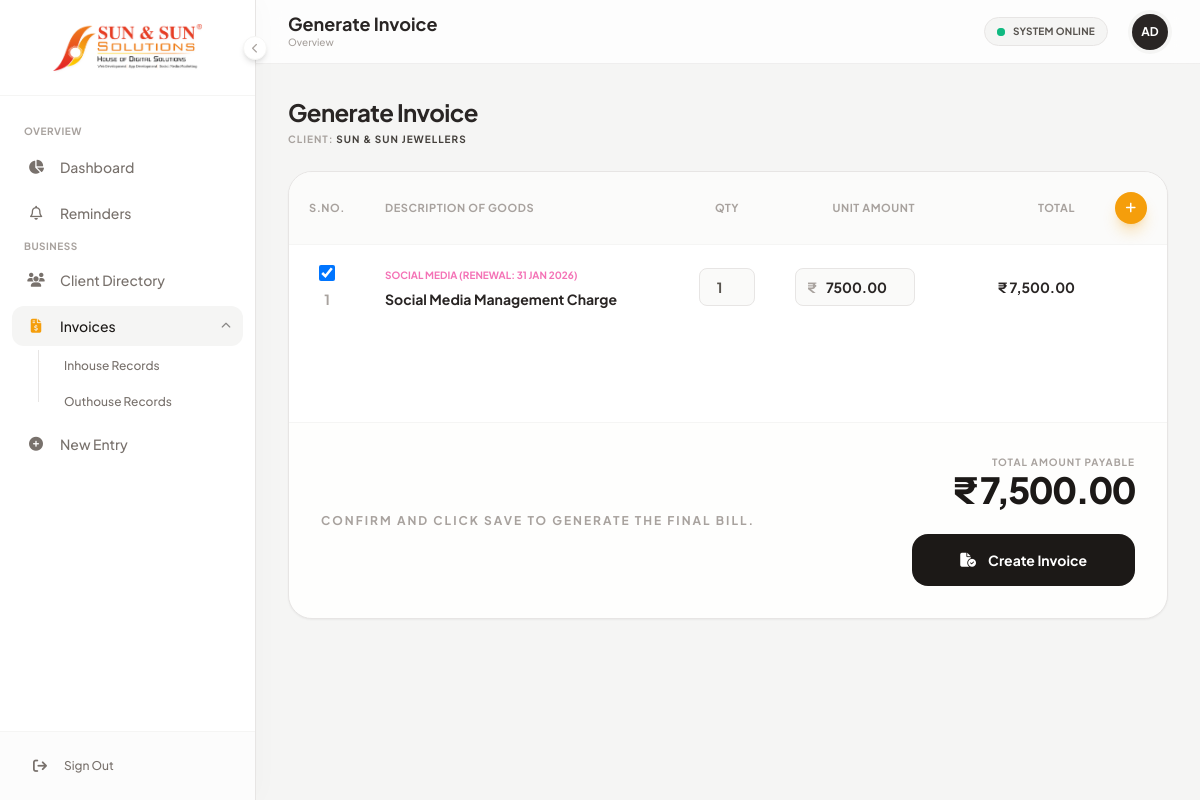
Screenshot of /modules/invoices/generate_invoice.php?client_id=1 (signed in) with the database file from the repository.
### tables this page shows
CREATE TABLE `clients` (
  `client_id` int(11) NOT NULL,
  `client_name` varchar(150) DEFAULT NULL,
  `address` text DEFAULT NULL,
  `contact_number` varchar(20) DEFAULT NULL,
  `alt_contact_number` varchar(20) DEFAULT NULL,
  `client_origin` enum('INHOUSE','OUTHOUSE') DEFAULT 'INHOUSE',
  `created_at` timestamp NOT NULL DEFAULT current_timestamp()
);

CREATE TABLE `smm_services` (
  `smm_id` int(11) NOT NULL,
  `client_id` int(11) DEFAULT NULL,
  `base_charge` decimal(10,2) DEFAULT 0.00,
  `management_charge` decimal(10,2) DEFAULT NULL,
  `ad_budget_amount` decimal(10,2) DEFAULT 0.00,
  `ad_description` text DEFAULT NULL,
  `post_quantity` int(11) DEFAULT NULL,
  `next_renewal_date` date DEFAULT NULL,
  `manager_name` varchar(100) DEFAULT NULL
);

### modules/invoices/generate_invoice.php (the view, shortened to what this page needs)
<?php
require_once '../../config/config.php';
$edit_id = isset($_GET['edit_id']) ? $_GET['edit_id'] : 0;
$is_edit = ($edit_id > 0);
$bill_type = isset($_GET['type']) ? $_GET['type'] : 'all';
$is_project_invoice = false;
if ($is_edit) {
    $inv = $pdo->query("SELECT * FROM invoices WHERE invoice_id = $edit_id")->fetch();
    if (!$inv) die("Invoice not found.");
    $client_id = $inv['client_id'];
    if ((isset($inv['service_type']) && $inv['service_type'] == 'P') || stripos($inv['invoice_number'], '/P/') !== false) {
        $is_project_invoice = true;
    } elseif ((isset($inv['service_type']) && $inv['service_type'] == 'SM') || stripos($inv['invoice_number'], '/SM/') !== false) {
        $is_smm_invoice = true;
    }
    $invoice_items = $pdo->query("SELECT * FROM invoice_items WHERE invoice_id = $edit_id ORDER BY item_id ASC")->fetchAll();
    $title = "Edit Invoice";
    $btn_text = "Update Invoice";
} else {
    $client_id = isset($_GET['client_id']) ? $_GET['client_id'] : 0;
    $title = "Generate Invoice";
    $btn_text = "Create Invoice";
}
$client = $pdo->query("SELECT * FROM clients WHERE client_id = $client_id")->fetch();
$smm = (!$is_edit && ($bill_type == 'all' || $bill_type == 'smm'))
    ? $pdo->query("SELECT * FROM smm_services WHERE client_id = $client_id AND next_renewal_date <= DATE_ADD(CURDATE(), INTERVAL 15 DAY)")->fetchAll()
    : [];
include_once '../../includes/layout_header.php';
$cnt = 1;
?>
<div class="max-w-6xl mx-auto space-y-6 mb-20">
    <form method="POST" id="invoiceForm">
        <div class="flex items-end justify-between gap-4">
            <div class="space-y-1">
                <h1 class="text-2xl font-bold text-stone-800 tracking-tight"><?= $title ?></h1>
                <p class="text-[10px] text-stone-400 uppercase tracking-widest font-bold">Client: <span class="text-stone-700"><?= $client['client_name'] ?></span></p>
            </div>
        </div>
        <div class="bg-white rounded-3xl shadow-sm border border-stone-200 overflow-hidden mt-6">
            <div class="overflow-x-auto min-h-[250px]">
                <table class="w-full text-left text-sm">
                    <thead>
                        <tr class="bg-stone-50/80 border-b border-stone-100 text-stone-400 uppercase text-[11px] tracking-wider font-bold">
                            <th class="p-5 w-16 text-center">S.No.</th>
                            <th class="p-5">Description of Goods</th>
                            <?php if (!$is_project_invoice): ?><th class="p-5 w-24 text-center">Qty</th><?php endif; ?>
                            <th class="p-5 w-40 text-right">Unit Amount</th>
                            <?php if (!$is_project_invoice): ?><th class="p-5 w-40 text-right">Total</th><?php endif; ?>
                            <th class="p-5 w-16 text-center">
                                <?php if (!$is_project_invoice): ?>
                                <button type="button" onclick="addManualItem()" class="bg-amber-500 text-white w-8 h-8 rounded-full shadow-lg shadow-amber-500/30 flex items-center justify-center mx-auto hover:bg-amber-600 transition-all active:scale-90"><i class="fa-solid fa-plus text-xs"></i></button>
                                <?php endif; ?>
                            </th>
                        </tr>
                    </thead>
                    <tbody class="divide-y divide-stone-50" id="invoiceTableBody">
                        <?php foreach($smm as $s): ?>
                        <tr class="hover:bg-amber-50/20 transition-colors item-row">
                            <td class="p-5 text-center">
                                <div class="flex flex-col items-center gap-2">
                                    <input type="checkbox" name="s_ids[]" value="<?= $s['smm_id'] ?>" checked onchange="calculateGrandTotal()" class="row-checkbox w-4 h-4 text-amber-600 rounded border-stone-300">
                                    <span class="font-bold text-stone-400 sno-label"><?= $cnt++ ?></span>
                                </div>
                            </td>
                            <td class="p-5">
                                <span class="text-[10px] font-bold text-pink-400 uppercase block mb-1">Social Media (Renewal: <?= date('d M Y', strtotime($s['next_renewal_date'])) ?>)</span>
                                <input value="Social Media Management Charge" name="s_desc[<?= $s['smm_id'] ?>]" class="w-full bg-transparent font-bold text-stone-800 outline-none">
                            </td>
                            <td class="p-5"><input type="number" name="s_qty[<?= $s['smm_id'] ?>]" value="1" oninput="calculateRowTotal(this)" class="qty-input w-full bg-stone-50 border border-stone-200 rounded-lg px-2 py-2 text-center font-bold"></td>
                            <td class="p-5">
                                <div class="relative">
                                    <span class="absolute left-3 top-1/2 -translate-y-1/2 text-stone-400 font-bold">₹</span>
                                    <input type="number" name="s_price[<?= $s['smm_id'] ?>]" value="<?= $s['base_charge'] ?>" oninput="calculateRowTotal(this)" class="price-input w-full pl-7 pr-3 py-2 bg-stone-50 border border-stone-200 rounded-lg font-bold text-stone-800 text-right outline-none">
                                </div>
                            </td>
                            <td class="p-5 text-right font-bold text-stone-800"><span class="row-total-display">₹ <?= number_format($s['base_charge'], 2) ?></span></td>
                            <td class="p-5"></td>
                        </tr>
                        <?php endforeach; ?>
                    </tbody>
                </table>
            </div>
            <div class="border-t border-stone-100 p-8 flex flex-col md:flex-row justify-between items-start md:items-center gap-6 bg-stone-50/30">
                <div class="text-stone-400 text-xs font-bold uppercase tracking-[2px]">
                    Confirm and click save to generate the final bill.
                </div>
                <div class="flex flex-col items-end w-full md:w-auto">
                    <?php if (!$is_project_invoice): ?>
                    <div class="text-[10px] font-bold text-stone-400 uppercase tracking-widest">Total Amount Payable</div>
                    <div class="text-4xl font-black text-stone-900 tracking-tighter" id="grandTotalDisplay">₹ <?= $is_edit ? number_format($inv['total_amount'], 2) : '0.00' ?></div>
                    <?php endif; ?>
                    <button type="submit" class="mt-6 w-full md:w-auto bg-stone-900 text-white px-12 py-4 rounded-2xl font-bold text-sm hover:bg-black hover:shadow-2xl transition-all flex items-center justify-center gap-3 active:scale-95">
                        <i class="fa-solid fa-file-circle-check"></i> <?= $btn_text ?>
                    </button>
                </div>
            </div>
        </div>
    </form>
</div>
<?php
include_once '../../includes/layout_footer.php';
?>

### includes/layout_header.php (style rules this page uses)
body { background-color: #f5f5f4; }

### rows the page displays
clients: client_name "SUN & SUN JEWELLERS"
smm_services: next_renewal_date "31 JAN 2026", smm_id "1", base_charge "7500.00", base_charge "7,500.00"

### other values shown
$page_clean "Generate Invoice"
$title "Generate Invoice"
$btn_text "Create Invoice"
